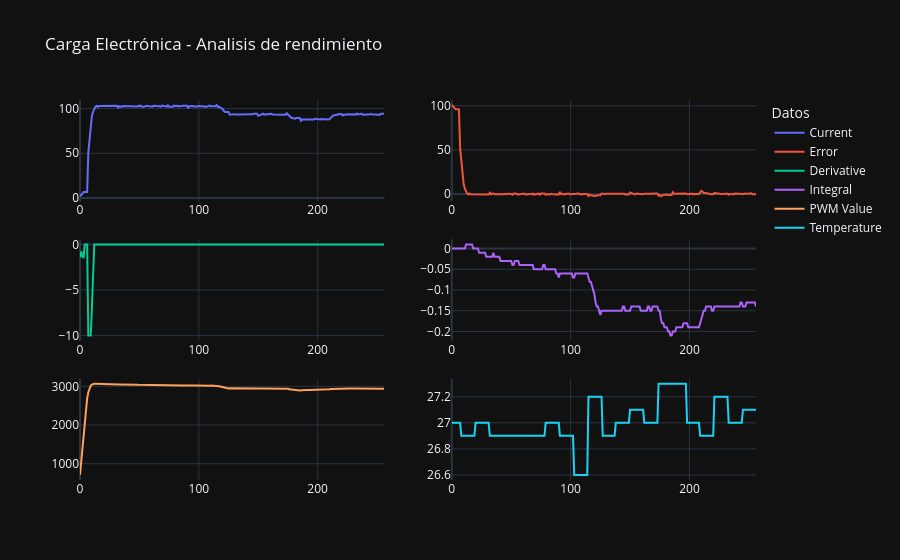

Here is the notebook cell this chart was saved with:
### Code cell
from pandas.errors import EmptyDataError
archivo_salida = "data/datos.csv"
columns = ["Voltage", "Current", "PWM Value", "Error", "Integral", "Derivative", "R_Target", "Temperature"]
try:
    df = pd.read_csv(archivo_salida)
except EmptyDataError:
    print(f"El archivo {archivo_salida} está vacío o no existe.")
    df = pd.DataFrame()
df.columns = columns
df["error%"] = (df["Error"] / (1000 * df["Voltage"] / df["R_Target"])) * 100
df["Resistance"] = 1000* df["Voltage"] / df["Current"]
df["R_error%"] = (df["Resistance"] - df["R_Target"]) / df["R_Target"] * 100

fig = make_subplots(rows=3, cols=2)
fig.add_trace(go.Scatter(x=df.index, y=df["Current"], name="Current"), row=1, col=1)
fig.add_trace(go.Scatter(x=df.index, y=df["Error"], name="Error"), row=1, col=2)
fig.add_trace(go.Scatter(x=df.index, y=df["Derivative"], name="Derivative"), row=2, col=1)
fig.add_trace(go.Scatter(x=df.index, y=df["Integral"], name="Integral"), row=2, col=2)
fig.add_trace(go.Scatter(x=df.index, y=df["PWM Value"], name="PWM Value"), row=3, col=1)
fig.add_trace(go.Scatter(x=df.index, y=df["Temperature"], name="Temperature"), row=3, col=2)


fig.update_layout(
    title="Carga Electrónica - Analisis de rendimiento",
    legend_title="Datos",
    template="plotly_dark",
)
# fig.add_trace(go.Scatter(x=df.index, y=df["error%"], name="error%"), row=3, col=2)

### Figure 1 — Plotly figure (JSON) as saved in the notebook; plotly's stock layout.template omitted (floating-point values rounded to 4 significant figures; data arrays with more than 128 entries replaced by an {"elided": "..."} marker saying what was removed)
{"data": [{"name": "Current", "type": "scatter", "x": {"elided": "257 int values"}, "xaxis": "x", "y": {"elided": "257 float values"}, "yaxis": "y"}, {"name": "Error", "type": "scatter", "x": {"elided": "257 int values"}, "xaxis": "x2", "y": {"elided": "257 float values"}, "yaxis": "y2"}, {"name": "Derivative", "type": "scatter", "x": {"elided": "257 int values"}, "xaxis": "x3", "y": {"elided": "257 float values"}, "yaxis": "y3"}, {"name": "Integral", "type": "scatter", "x": {"elided": "257 int values"}, "xaxis": "x4", "y": {"elided": "257 float values"}, "yaxis": "y4"}, {"name": "PWM Value", "type": "scatter", "x": {"elided": "257 int values"}, "xaxis": "x5", "y": {"elided": "257 int values"}, "yaxis": "y5"}, {"name": "Temperature", "type": "scatter", "x": {"elided": "257 int values"}, "xaxis": "x6", "y": {"elided": "257 float values"}, "yaxis": "y6"}], "layout": {"legend": {"title": {"text": "Datos"}}, "title": {"text": "Carga Electrónica - Analisis de rendimiento"}, "xaxis": {"anchor": "y", "domain": [0, 0.45]}, "xaxis2": {"anchor": "y2", "domain": [0.55, 1]}, "xaxis3": {"anchor": "y3", "domain": [0, 0.45]}, "xaxis4": {"anchor": "y4", "domain": [0.55, 1]}, "xaxis5": {"anchor": "y5", "domain": [0, 0.45]}, "xaxis6": {"anchor": "y6", "domain": [0.55, 1]}, "yaxis": {"anchor": "x", "domain": [0.7333, 1]}, "yaxis2": {"anchor": "x2", "domain": [0.7333, 1]}, "yaxis3": {"anchor": "x3", "domain": [0.3667, 0.6333]}, "yaxis4": {"anchor": "x4", "domain": [0.3667, 0.6333]}, "yaxis5": {"anchor": "x5", "domain": [0, 0.2667]}, "yaxis6": {"anchor": "x6", "domain": [0, 0.2667]}}}
